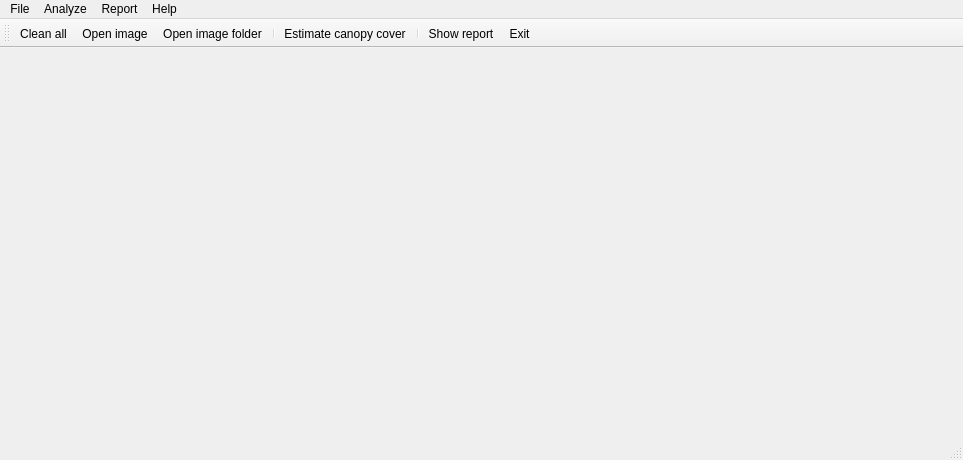
<?xml version="1.0" encoding="UTF-8"?>
<ui version="4.0">
 <class>MainWindow</class>
 <widget class="QMainWindow" name="MainWindow">
  <property name="geometry">
   <rect>
    <x>0</x>
    <y>0</y>
    <width>963</width>
    <height>460</height>
   </rect>
  </property>
  <property name="windowTitle">
   <string>Canopycover</string>
  </property>
  <property name="windowIcon">
   <iconset resource="icon.qrc">
    <normaloff>:/icons_rec/icon/IconVC.bmp</normaloff>:/icons_rec/icon/IconVC.bmp</iconset>
  </property>
  <widget class="QWidget" name="centralWidget"/>
  <widget class="QMenuBar" name="menuBar">
   <property name="geometry">
    <rect>
     <x>0</x>
     <y>0</y>
     <width>963</width>
     <height>21</height>
    </rect>
   </property>
   <widget class="QMenu" name="menuImage">
    <property name="title">
     <string>File</string>
    </property>
    <addaction name="actionOpen_image"/>
    <addaction name="actionOpen_image_folder"/>
    <addaction name="actionOpen_image_in_new_window"/>
    <addaction name="separator"/>
    <addaction name="actionClose_all"/>
    <addaction name="separator"/>
    <addaction name="actionExit"/>
   </widget>
   <widget class="QMenu" name="menuAnalyze">
    <property name="title">
     <string>Analyze</string>
    </property>
    <addaction name="actionEstimate_canopy_cover"/>
   </widget>
   <widget class="QMenu" name="menuReport">
    <property name="title">
     <string>Report</string>
    </property>
    <addaction name="actionShow_report"/>
    <addaction name="separator"/>
    <addaction name="actionSave_report"/>
   </widget>
   <widget class="QMenu" name="menuHelp">
    <property name="title">
     <string>Help</string>
    </property>
    <addaction name="actionHelp"/>
    <addaction name="actionUser_guide"/>
    <addaction name="separator"/>
    <addaction name="actionAbout"/>
   </widget>
   <addaction name="menuImage"/>
   <addaction name="menuAnalyze"/>
   <addaction name="menuReport"/>
   <addaction name="menuHelp"/>
  </widget>
  <widget class="QToolBar" name="mainToolBar">
   <property name="iconSize">
    <size>
     <width>32</width>
     <height>32</height>
    </size>
   </property>
   <attribute name="toolBarArea">
    <enum>TopToolBarArea</enum>
   </attribute>
   <attribute name="toolBarBreak">
    <bool>false</bool>
   </attribute>
   <addaction name="actionClose_all"/>
   <addaction name="actionOpen_image"/>
   <addaction name="actionOpen_image_folder"/>
   <addaction name="separator"/>
   <addaction name="actionEstimate_canopy_cover"/>
   <addaction name="separator"/>
   <addaction name="actionShow_report"/>
   <addaction name="actionExit"/>
  </widget>
  <widget class="QStatusBar" name="statusBar"/>
  <action name="actionOpen_image">
   <property name="icon">
    <iconset resource="icon.qrc">
     <normaloff>:/icons_rec/icon/2.bmp</normaloff>:/icons_rec/icon/2.bmp</iconset>
   </property>
   <property name="text">
    <string>Open image</string>
   </property>
  </action>
  <action name="actionOpen_image_folder">
   <property name="icon">
    <iconset resource="icon.qrc">
     <normaloff>:/icons_rec/icon/3.bmp</normaloff>:/icons_rec/icon/3.bmp</iconset>
   </property>
   <property name="text">
    <string>Open image folder</string>
   </property>
  </action>
  <action name="actionClose_all">
   <property name="icon">
    <iconset resource="icon.qrc">
     <normaloff>:/icons_rec/icon/1.bmp</normaloff>:/icons_rec/icon/1.bmp</iconset>
   </property>
   <property name="text">
    <string>Clean all</string>
   </property>
  </action>
  <action name="actionExit">
   <property name="icon">
    <iconset resource="icon.qrc">
     <normaloff>:/icons_rec/icon/7.bmp</normaloff>:/icons_rec/icon/7.bmp</iconset>
   </property>
   <property name="text">
    <string>Exit</string>
   </property>
  </action>
  <action name="actionEstimate_canopy_cover">
   <property name="icon">
    <iconset resource="icon.qrc">
     <normaloff>:/icons_rec/icon/4.bmp</normaloff>:/icons_rec/icon/4.bmp</iconset>
   </property>
   <property name="text">
    <string>Estimate canopy cover</string>
   </property>
  </action>
  <action name="actionShow_report">
   <property name="icon">
    <iconset resource="icon.qrc">
     <normaloff>:/icons_rec/icon/5.bmp</normaloff>:/icons_rec/icon/5.bmp</iconset>
   </property>
   <property name="text">
    <string>Show report</string>
   </property>
  </action>
  <action name="actionSave_report">
   <property name="text">
    <string>Save report</string>
   </property>
  </action>
  <action name="actionHelp">
   <property name="text">
    <string>Help</string>
   </property>
  </action>
  <action name="actionUser_guide">
   <property name="text">
    <string>User guide</string>
   </property>
  </action>
  <action name="actionAbout">
   <property name="text">
    <string>About ...</string>
   </property>
  </action>
  <action name="actionOpen_image_in_new_window">
   <property name="text">
    <string>Open image in new window</string>
   </property>
  </action>
 </widget>
 <layoutdefault spacing="6" margin="11"/>
 <resources>
  <include location="icon.qrc"/>
 </resources>
 <connections/>
</ui>
